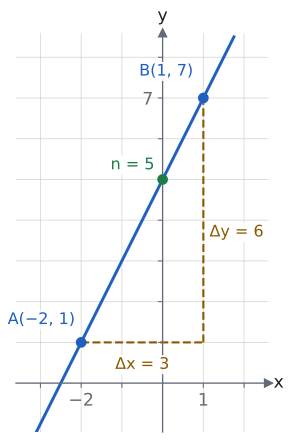

This chart was generated by the following Python code:
import sys; sys.path.insert(0, "tools")
from cizim import *

# Doğru A(−2, 1) ve B(1, 7) noktalarından geçer: m = 6/3 = 2, n = 5, f(x) = 2x + 5.
fig, ax = sekil(5.0, 5.4)
eksenler(ax, x=(-3.6, 2.6), y=(-1.2, 8.6))
ax.set_aspect("equal")
ax.set_xticks([-3, -2, -1, 1, 2]); ax.set_xticklabels(["", "−2", "", "1", ""])
ax.set_yticks(range(1, 9)); ax.set_yticklabels(["", "", "", "", "", "", "7", ""])
xs = np.array([-3.1, 1.75]); ax.plot(xs, 2 * xs + 5, color=MAVI)
nokta(ax, -2, 1, renk=MAVI); nokta(ax, 1, 7, renk=MAVI); nokta(ax, 0, 5, renk=YESIL)
kutu = dict(facecolor="white", edgecolor="none", pad=1.2, alpha=0.9)
ax.text(-2.15, 1.45, "A(−2, 1)", color=MAVI, fontsize=12, ha="right", bbox=kutu)
ax.text(0.75, 7.55, "B(1, 7)", color=MAVI, fontsize=12, ha="right", bbox=kutu)
ax.text(-0.2, 5.25, "n = 5", color=YESIL, fontsize=12, ha="right", bbox=kutu)
# eğim üçgeni
ax.plot([-2, 1], [1, 1], color=SARI, lw=1.6, ls="--")
ax.plot([1, 1], [1, 7], color=SARI, lw=1.6, ls="--")
ax.text(-0.5, 0.35, "Δx = 3", color=SARI, fontsize=12, ha="center", bbox=kutu)
ax.text(1.15, 3.6, "Δy = 6", color=SARI, fontsize=12, ha="left", bbox=kutu)
kaydet(fig, __file__)
